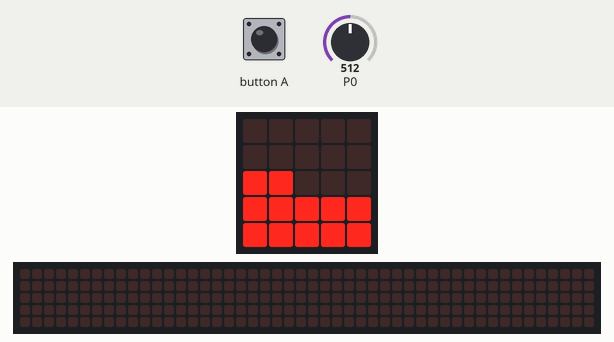
Bench run of a program on a simulated BBC micro:bit (MakeCode). Shown: the board's 5×5 LED display, a strip that is not on the board, showing the scrolling text unrolled. The inputs (shaded band) are chosen by the test bench; at power-on: P0 = 512 (analog values on the 0–1023 scale). The 48×5 strip is a reading aid, not a part: it shows the text the display is scrolling, unrolled, one strip-width of it at a time.

Above: at 1.2 s.
1.3 s: button A pressed for 0.15 s
At 1.52 s:
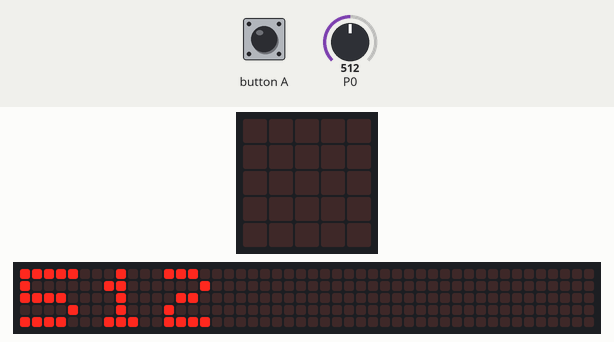
2.0 s: P0 set to 716
5.0 s: button A pressed for 0.15 s
5.7 s: P0 set to 0
At 7.1 s:
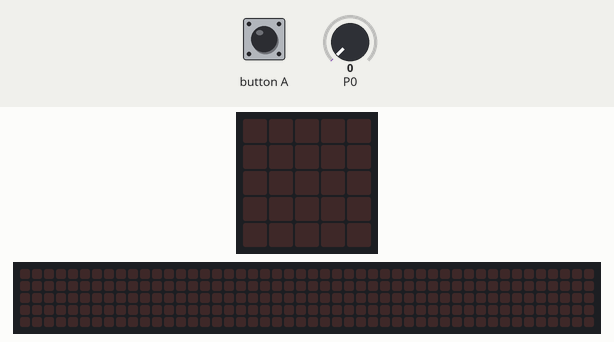
7.5 s: P0 set to 122
At 8.6 s:
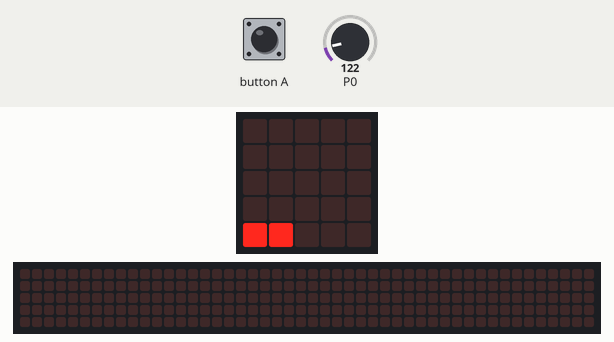
9.0 s: P0 set to 306
At 9.9 s:
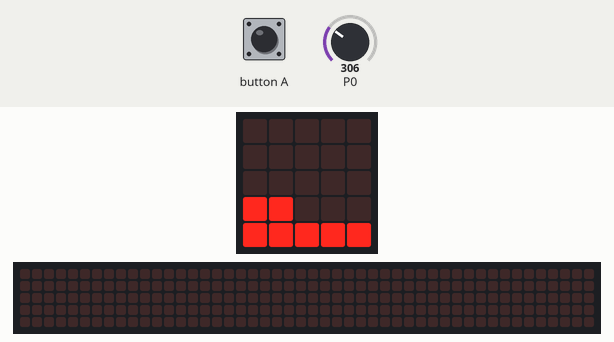
Timing chart, 0 to 11.5 s (numbered marks = the images above; inputs shaded):
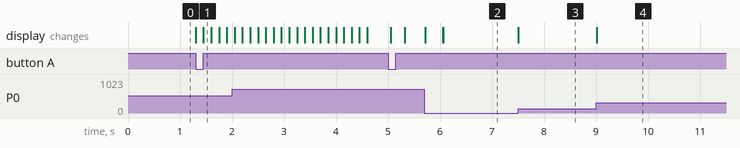

The program:

main.ts
```typescript
let lightlevel2 = 0
let maxlevels = 0
let brightness = 0
let lightlevel = 0
input.onButtonPressed(Button.A, function () {
    lightlevel2 = pins.analogReadPin(AnalogPin.P0)
    basic.showNumber(lightlevel2)
    basic.pause(1000)
    basic.clearScreen()
    drawBarGraph(lightlevel2)
})
function drawBarGraph (value: number) {
    // number doesnt actually error not sure why it shows up as one
    maxlevels = 5
    brightness = Math.map(value, 0, 1023, 0, 25)
    for (let y = 0; y <= maxlevels - 1; y++) {
        for (let x = 0; x <= 4; x++) {
            if (y * 5 + x < Math.floor(brightness)) {
                led.plot(x, 4 - y)
            } else {
                led.unplot(x, 4 - y)
            }
        }
    }
}
basic.forever(function () {
    if (input.buttonIsPressed(Button.A)) {
        basic.clearScreen()
        basic.pause(4000)
    } else {
        lightlevel = pins.analogReadPin(AnalogPin.P0)
        drawBarGraph(lightlevel)
    }
})
```

test.ts
```typescript
// Hier kann man Tests durchführen; diese Datei wird nicht kompiliert, wenn dieses Paket als Erweiterung verwendet wird.
```

Measured:
- after the input at 1.3 s, the display: first changes at once (image 1 shows a later state)
- after the input at 5.7 s, the display: changes at once (image 2)
- after the input at 7.5 s, the display: changes at once (image 3)
- after the input at 9.0 s, the display: changes at once (image 4)
